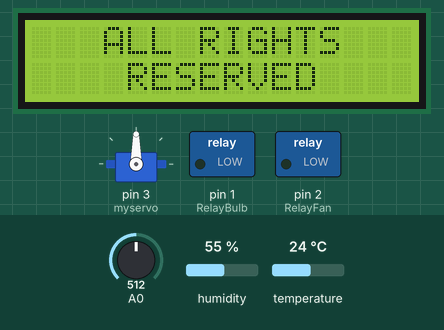
Simulated run of this sketch. Board: Arduino Uno, built with avr-gcc and run on an emulated ATmega328P. Shown: servo, 16×2 character LCD, switched loads named in the sketch (green lamp = pin HIGH). The inputs (shaded band) are chosen by the test bench; at power-on: humidity 55 %, temperature 24 °C, A0 = 512.

Above: at 4.1 s.
At 9.0 s:
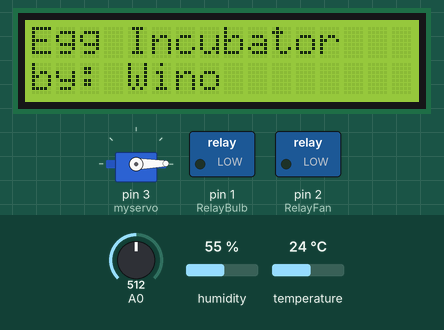
9.1 s: humidity set to 58 %
17.2 s: humidity set to 61 %
At 24.13 s:
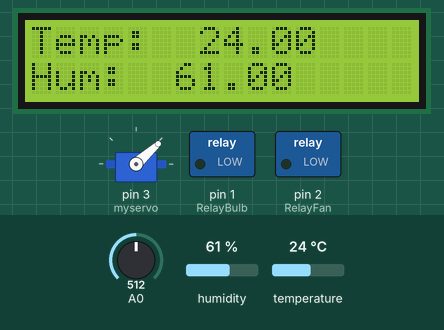
26.3 s: temperature set to 37 °C
At 34.14 s:
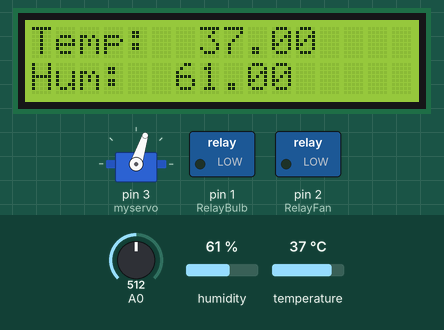
36.9 s: temperature set to 38.2 °C
At 45.6 s:
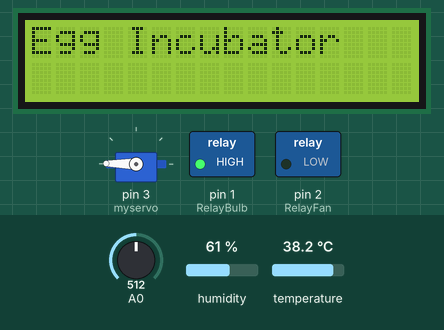
45.8 s: humidity set to 22 %
52.4 s: A0 set to 681
58.3 s: A0 set to 706
Timing chart, 0 to 62.2 s (numbered marks = the images above; inputs shaded):
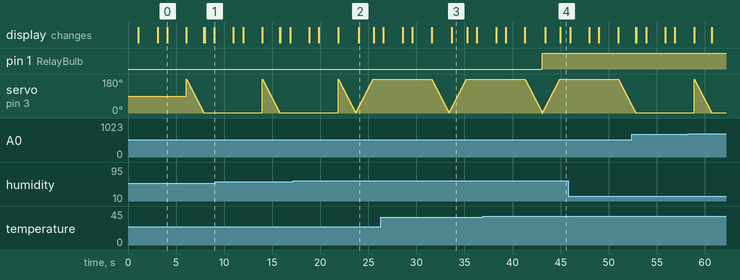

The sketch:

egg_incubator.ino
```cpp
#include <LiquidCrystal.h>
#include <Servo.h>
#include <DHT.h>;

#define DHTPIN 11
#define DHTTYPE DHT22
DHT dht(DHTPIN, DHTTYPE);

#define btnRIGHT 0
#define btnUP 1
#define btnDOWN 2
#define btnLEFT 3
#define btnSELECT 4
#define btnNONE 5

LiquidCrystal lcd(8, 9, 4, 5, 6, 7);
Servo myservo;

int RelayBulb = 1;
int RelayFan = 2;
int lcd_key = 0;
int adc_key_in = 0;
int pos = 0;
float minTemp = 37.00;
float maxTemp = 37.80;
float minHumidity=55.00;
float maxHumidity=60.00;
int minTempReached = 0;
int maxHumReached = 0;
int ventOpen = 1;
int count = 0;
int chk;
float hum, temp, uptime;
char ch, unit;

int read_LCD_buttons()
{
  adc_key_in = analogRead(0);
  if (adc_key_in > 1500) return btnNONE;
  if (adc_key_in < 50) return btnRIGHT;
  if (adc_key_in < 195) return btnUP;
  if (adc_key_in < 380) return btnDOWN;
  if (adc_key_in < 500) return btnLEFT;
  if (adc_key_in < 700) return btnSELECT;
  return btnNONE;
}


void setup() {
	pinMode(RelayBulb, OUTPUT);
  pinMode(RelayFan, OUTPUT);
  myservo.attach(3);
  dht.begin();

  lcd.begin(16, 2);
  lcd.setCursor(0, 0);
  lcd.print("Egg Incubator");
  delay(1000);
  lcd.setCursor(0, 1);
  lcd.print("by: Wino");
  delay(2000);
  lcd.clear();

  lcd.setCursor(3, 0);
  lcd.print("ALL RIGHTS");
  delay(1000);
  lcd.setCursor(4, 1);
  lcd.print("RESERVED");
  delay(2000);
  lcd.clear();

  for (pos = 180; pos >= 0; pos -= 1) {
      if(pos == 0){ // done closing
        ventOpen = 0; // closed
        break;
      }

      myservo.write(pos);
      delay(10);
    }
}


void loop() {
  hum = dht.readHumidity();
  temp = dht.readTemperature();
  unsigned long t1 = millis();

  lcd.setCursor(0, 0);
  lcd.print("Temp:  ");
  lcd.print(temp);
  lcd.setCursor(0, 1);
  lcd.print("Hum:  ");
  lcd.print(hum);

  if(temp <= minTemp){
    minTempReached = 1;
  }
  if(temp >= maxTemp) {
    minTempReached = 0;
  }

  if(minTempReached == 1){
    digitalWrite(RelayBulb, LOW);
  } else {
    digitalWrite(RelayBulb, HIGH);
  }

  if(hum <= minHumidity){
    maxHumReached = 0;

    if(ventOpen == 1){
      for (pos = 180; pos >= 0; pos -= 1) {

        if(pos == 0){ // done closing
          ventOpen = 0; // closed
          break;
        }

        myservo.write(pos);
        delay(10);
      }
    }

  }

  if(hum >= maxHumidity){
    maxHumReached = 1;

    if(ventOpen == 0){
      for (pos = 0; pos <= 180; pos += 1) {
        if(pos == 180){ // done opening
          ventOpen = 1; // open
          break;
        }

        myservo.write(pos);
        delay(10);
      }
    }

  }

  uptime = t1 * 1e-3;
  unit = 's';
  if (uptime > 60) {
    uptime /= 60;
    unit = 'm';
    if (uptime > 60) {
      uptime /= 60;
      unit = 'h';
      if (uptime > 24) {
        uptime /= 24;
        unit = 'd';
      }
    }
  }

  lcd_key = read_LCD_buttons();

  switch(lcd_key)
  {
    case btnRIGHT:{
      break;
    }
    case btnLEFT:{
      lcd.clear();
      lcd.print("Uptime:  ");
      lcd.print(uptime);
      lcd.print(unit);
      break;
    }
    case btnSELECT:{
      setup();
    }
  }
}
```

Measured:
- the behaviour switches between 59 and 60 % on humidity (found by bisection; images 1 and 2)
- the behaviour switches between 37.7 and 37.8 °C on temperature (found by bisection; images 3 and 4)
- after the input at 36.9 s, pin 1 (RelayBulb): LOW → HIGH after 6.2 s
- what the display in image 0 shows lasts 2.0 s, from 4.1 s to 6.1 s
